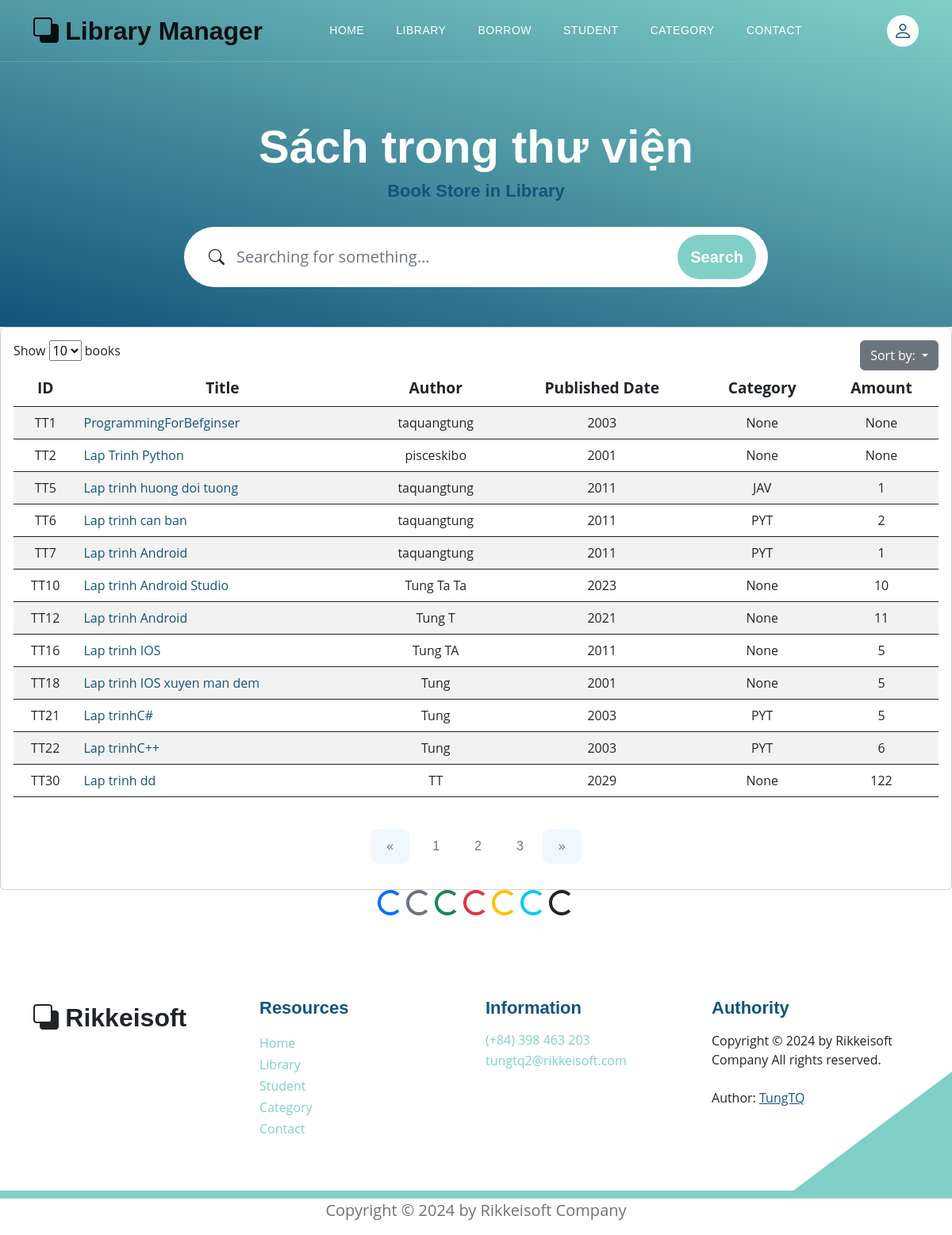
Before: /books with the older database file.
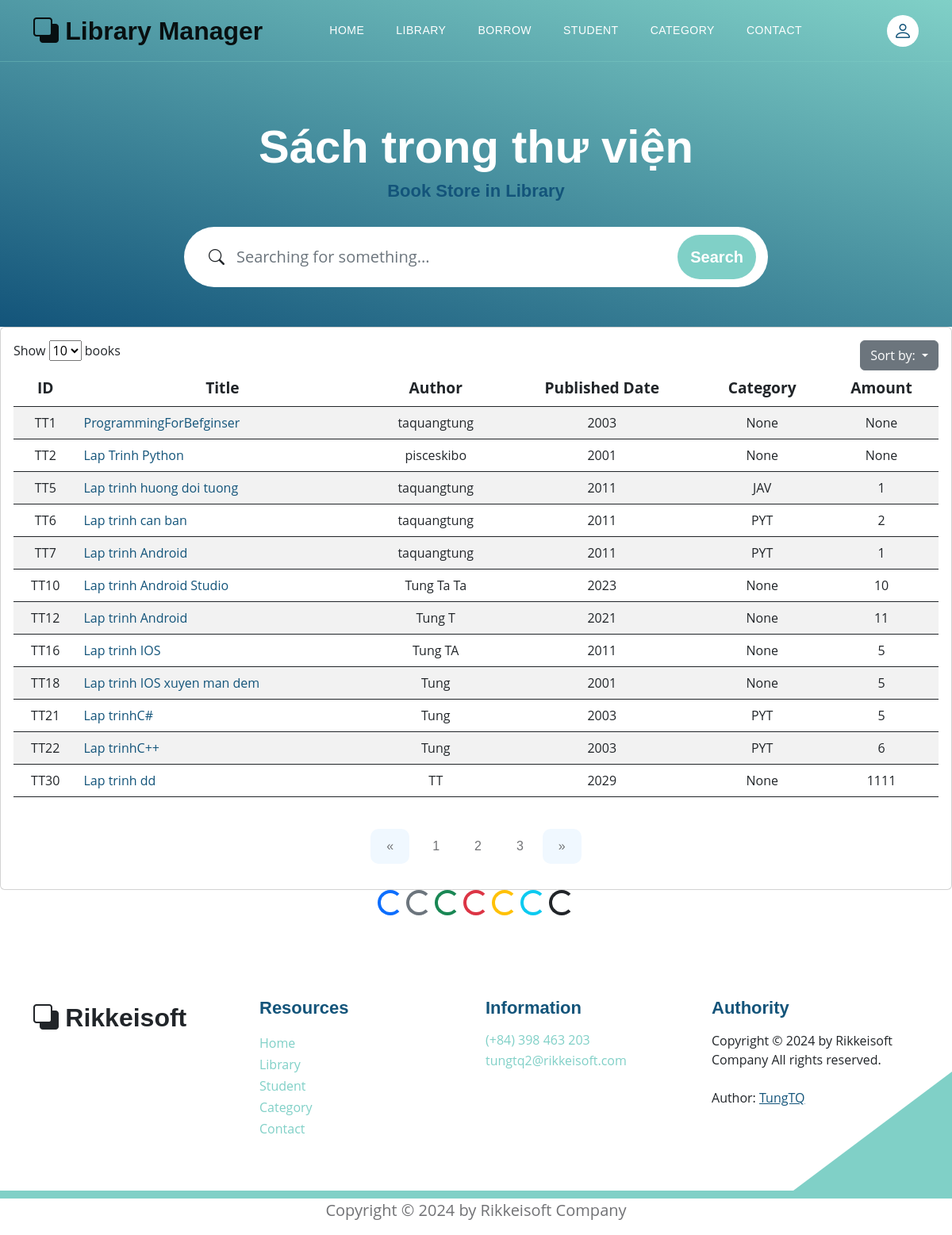
After: the same page with the newer database file.
### models.py (models this page shows, shortened)
class Book(Base):
    __tablename__ = 'books'
    username_id = Column(String(30), ForeignKey('users.username'), nullable=False)
    id_book = Column(String(30), primary_key=True, unique=True, index=True)         # Số thứ tự sách
    title = Column(String(100), index=True)      # Tiêu đề sách
    author = Column(String(100), index=True)     # Tác giả
    year = Column(Integer)                  # Năm xuất bản
    quantity_amount = Column(Integer, index=True, default=0)
    category_id = Column(String(10), ForeignKey('category.category_id'), nullable=False)
    insert_at = Column(DateTime, index = True)
    insert_id = Column(String(30), index = True)
    update_at = Column(DateTime,index=True)
    update_id = Column(String(30), index = True)
    delete_at = Column(DateTime,index=True)
    delete_id = Column(String(30), index = True)
    delete_flag = Column(Integer, index=True)
    user = relationship("User", back_populates="books")
    category = relationship("Category", back_populates="category_books")
    borrows = relationship("BorrowBook", back_populates="book_borrow")
    borrowfinal = relationship("BorrowBookFinal", back_populates="book_borrow_final")

class Category(Base):
    __tablename__ = 'category'
    category_id = Column(String(10), primary_key=True, index=True)
    category_name = Column(String(50), index=True)
    insert_at = Column(DateTime, index = True)
    insert_id = Column(String(30), index = True)
    update_at = Column(DateTime,index=True)
    update_id = Column(String(30), index = True)
    delete_at = Column(DateTime,index=True)
    delete_id = Column(String(30), index = True)
    delete_flag = Column(Integer, index=True)
    category_books = relationship("Book", back_populates="category")

### main.py (the view)
@app.get('/books', response_class=HTMLResponse)
async def read_all_books(request: Request, db: Session = Depends(models.get_db)):
    books = db.query(models.Book).filter(models.Book.delete_flag != 1).all()
    return templates.TemplateResponse("library.html", {"request": request, "books": books})

### templates/library.html (shortened to what this page needs)
{% extends "base.html" %}
{% block content %}
<section class="hero-section d-flex justify-content-center align-items-center" id="section_1"
    style="padding-bottom: 50px;">
    <div class="container">
        <div class="row">
            <div class="col-lg-8 col-12 mx-auto">
                <h1 class="text-white text-center"> Sách trong thư viện </h1>
                <h6 class="text-center"> Book Store in Library </h6>
                <form method="get" action="/books/search_book" class="custom-form mt-4 pt-2 mb-lg-0 mb-5" role="search">
                    <div class="input-group input-group-lg">
                        <span class="input-group-text bi-search" id="basic-addon1"></span>
                        <input name="searching" type="search" class="form-control" id="searching"
                            placeholder="Searching for something..." aria-label="Search Anywhere">
                        <button type="submit" class="btn btn-primary">Search</button>
                    </div>
                </form>
            </div>
        </div>
    </div>
</section>
<div class="card card-table comman-shadow">
    <div class="card-body">
        <div class="table-responsive">
            <div id="DataTables_Table_0_wrapper" class="dataTables_wrapper no-footer">
                <div class="row">
                    <div class="col-md-6">
                        <div class="dataTables_length" id="DataTables_Table_0_length">
                            <label>Show
                                <select name="DataTables_Table_0_length" aria-controls="DataTables_Table_0">
                                    <option value="10">10</option>
                                </select> books
                            </label>
                        </div>
                    </div>
                    <div class="col-md-6 text-md-end">
                        <div class="dropdown">
                            <button class="btn btn-secondary dropdown-toggle" type="button" data-bs-toggle="dropdown" aria-expanded="false">
                                Sort by:
                            </button>
                        </div>
                    </div>
                </div>
                <table
                    class="table border-0 star-student table-hover table-center mb-0 datatable table-striped dataTable no-footer"
                    id="DataTables_Table_0" aria-describedby="DataTables_Table_0_info">
                    <thead class="student-thread">
                        <tr style="text-align: center; font-size:larger;">
                            <th rowspan="1" colspan="1"
                                aria-label="ID: activate to sort column ascending">ID</th>
                            <th rowspan="1" colspan="1"
                                aria-label="Title: activate to sort column ascending">Title</th>
                            <th rowspan="1" colspan="1"
                                aria-label="Author: activate to sort column ascending">Author</th>
                            <th rowspan="1" colspan="1"
                                aria-label="Published Date: activate to sort column ascending">Published Date</th>
                            <th rowspan="1" colspan="1"
                                aria-label="Category: activate to sort column ascending">Category</th>
                            <th rowspan="1" colspan="1"
                                aria-label="Action: activate to sort column ascending">Amount</th>
                        </tr>
                    </thead>
                    <tbody>
                        <form action="">
                        {% for book in books %}
                            <tr class="{% if loop.index is even %} even {% else %}odd{% endif %}">
                                <td style="text-align: center;">{{ book.id_book }}</td>
                                <td> <a href="#">{{ book.title }}</a></td>
                                <td style="text-align: center;">{{ book.author }}</td>
                                <td style="text-align: center;">{{ book.year }}</td>
                                <td style="text-align: center;">{{ book.category }}</td>
                                <td style="text-align: center;">{{ book.quantity_amount }}</td>
                            </tr>
                        {% endfor %}
                        </form>
                    </tbody>
                </table>
                <div style="text-align: center;">
                    <nav aria-label="Page navigation example" style="display: inline-block;">
                        <ul class="pagination">
                            <li class="page-item">
                                <a class="page-link" href="#" aria-label="Previous">
                                    <span aria-hidden="true">&laquo;</span>
                                </a>
                            </li>
                            <li class="page-item"><a class="page-link" href="#">1</a></li>
                            <li class="page-item"><a class="page-link" href="#">2</a></li>
                            <li class="page-item"><a class="page-link" href="#">3</a></li>
                            <li class="page-item">
                                <a class="page-link" href="#" aria-label="Next">
                                    <span aria-hidden="true">&raquo;</span>
                                </a>
                            </li>
                        </ul>
                    </nav>
                </div>
            </div>
        </div>
    </div>
</div>
<div style="text-align: center;">
    <div class="spinner-border text-primary" role="status">
    </div>
    <div class="spinner-border text-secondary" role="status">
    </div>
    <div class="spinner-border text-success" role="status">
    </div>
    <div class="spinner-border text-danger" role="status">
    </div>
    <div class="spinner-border text-warning" role="status">
    </div>
    <div class="spinner-border text-info" role="status">
    </div>
    <div class="spinner-border text-dark" role="status">
    </div>
  </div>
{% endblock content %}

### templates/base.html (shortened to what this page needs)
<!DOCTYPE html>
<html lang="en">
<head>
    <link href="/static/css/bootstrap.min.css" rel="stylesheet">
    <link href="/static/css/bootstrap-icons.css" rel="stylesheet">
    <link href="/static/css/templatemo-topic-listing.css" rel="stylesheet">
</head>
<body id="top">
    <main>
        <div id="sticky-wrapper" class="sticky-wrapper" style="height: 78px;">
            <nav class="navbar navbar-expand-lg bg-body-tertiary">
                <div class="container">
                    <a class="navbar-brand" href="http://127.0.0.1:8000/">
                        <i class="bi-back"></i>
                        <span> Library Manager </span>
                    </a>
                    <div class="collapse navbar-collapse" id="navbarNav">
                        <ul class="navbar-nav ms-lg-5 me-lg-auto">
                            <li class="nav-item">
                                <a class="nav-link click-scroll" href="http://127.0.0.1:8000"> Home </a>
                            </li>
                            <li class="nav-item">
                                <a class="nav-link click-scroll" href="http://127.0.0.1:8000/books"> Library </a>
                            </li>
                            <li class="nav-item">
                                <a class="nav-link click-scroll" href="#section_3"> Borrow </a>
                            </li>
                            <li class="nav-item">
                                <a class="nav-link click-scroll" href="#section_4"> Student </a>
                            </li>
                            <li class="nav-item">
                                <a class="nav-link click-scroll" href="#section_5"> Category </a>
                            </li>
                            <li class="nav-item">
                                <a class="nav-link click-scroll" href="#section_6"> Contact </a>
                            </li>
                        </ul>
                        <div class="d-none d-lg-block">
                            {% if request.cookies.get('token') %}
                            <div class="dropdown">
                                <button class="btn btn-secondary dropdown-toggle" type="button"
                                    data-bs-toggle="dropdown" aria-expanded="false">
                                    <a href="/profile" class="navbar-icon bi-person smoothscroll"> </a> {{
                                    request.cookies.get('username') }}
                                </button>
                                <ul class="dropdown-menu">
                                    <li> <a href="/profile" class="navbar-icon bi-person smoothscroll"> </a> {{
                                        request.cookies.get('username') }}</li>
                                    <li><a class="dropdown-item" href="/logout"> Logout </a></li>
                                </ul>
                            </div>
                            {% else %}
                            <a href="/login" class="navbar-icon bi-person smoothscroll"></a>
                            {% endif %}
                        </div>
                    </div>
                </div>
            </nav>
        </div>
    </main>
    {% block content %}{% endblock content%}
</body>
<footer class="site-footer section-padding">
    <div class="container">
        <div class="row">
            <div class="col-lg-3 col-12 mb-4 pb-2">
                <a class="navbar-brand mb-2" href="home.html">
                    <i class="bi-back"></i>
                    <span> Rikkeisoft </span>
                </a>
            </div>
            <div class="col-lg-3 col-md-4 col-6">
                <h6 class="site-footer-title mb-3">Resources</h6>
                <ul class="site-footer-links">
                    <li class="site-footer-link-item">
                        <a href="http://127.0.0.1:8000/" class="site-footer-link"> Home </a>
                    </li>
                    <li class="site-footer-link-item">
                        <a href="http://127.0.0.1:8000/books/" class="site-footer-link"> Library </a>
                    </li>
                    <li class="site-footer-link-item">
                        <a href="#" class="site-footer-link"> Student </a>
                    </li>
                    <li class="site-footer-link-item">
                        <a href="#" class="site-footer-link"> Category </a>
                    </li>
                    <li class="site-footer-link-item">
                        <a href="#" class="site-footer-link"> Contact </a>
                    </li>
                </ul>
            </div>
            <div class="col-lg-3 col-md-4 col-6 mb-4 mb-lg-0">
                <h6 class="site-footer-title mb-3"> Information </h6>
                <p class="text-white d-flex mb-1">
                    <a href="tel: 0398463203" class="site-footer-link">
                        (+84) 398 463 203
                    </a>
                </p>
                <p class="text-white d-flex">
                    <a href="mailto:tungtq2@rikkeisoft.com" class="site-footer-link">
                        tungtq2@rikkeisoft.com
                    </a>
                </p>
            </div>
            <div class="col-lg-3 col-md-4 col-12 mt-4 mt-lg-0 ms-auto">
                <h6 class="site-footer-title mb-3"> Authority </h6>
                Copyright © 2024 by Rikkeisoft Company All rights reserved.
                <br><br> Author: <a rel="nofollow" href="https://github.com/pisceskibo" target="_blank"> <u> TungTQ </u>
                </a>
            </div>
        </div>
    </div>
</footer>
<p style="text-align: center;"> Copyright © 2024 by Rikkeisoft Company </p>
</html>

Changed rows visible on the page:
changed Book "TT30": quantity_amount "122" → "1111"
